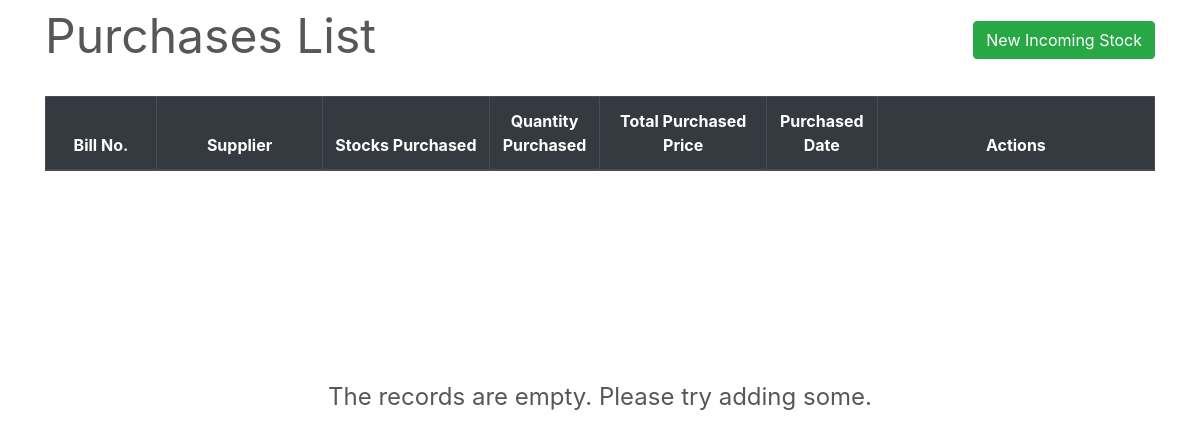
The page /transactions/purchases/ on the database as committed earlier.
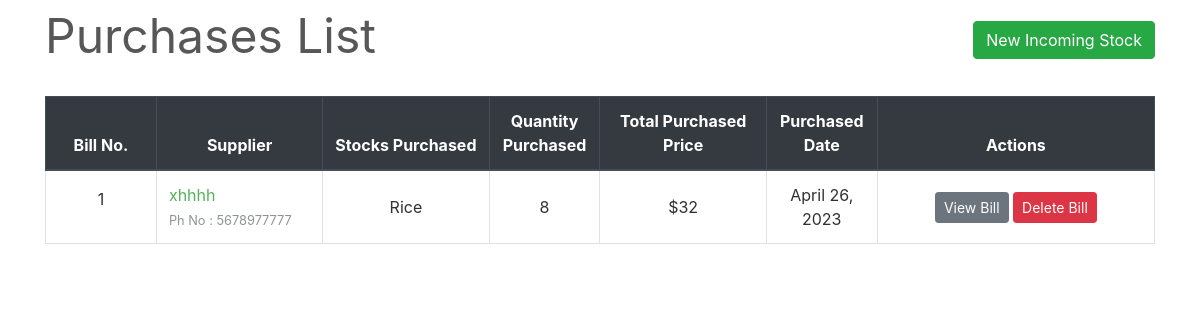
The same page on the database as committed later.
### transactions/views.py (the view)
class PurchaseView(ListView):
    model = PurchaseBill
    template_name = "purchases/purchases_list.html"
    context_object_name = 'bills'
    ordering = ['-time']
    paginate_by = 10

### transactions/templates/purchases/purchases_list.html (shortened to what this page needs)
{% extends "base.html" %}
{% load widget_tweaks %}
{% block content %}
    <div class="row" style="color: #575757; font-style: bold; font-size: 3rem;">
        <div class="col-md-8">Purchases List</div>
        <div class="col-md-4">
            <div style="float:right;"> <a class="btn btn-success" href="{% url 'select-supplier' %}">New Incoming Stock</a> </div>
        </div>
    </div>
    <br>
    <table class="table table-css table-hover table-bordered">
        <thead class="thead-dark align-middle">
            <tr>
                <th width="10%">Bill No.</th>
                <th width="15%">Supplier</th>
                <th width="15%">Stocks Purchased</th>
                <th width="10%">Quantity Purchased</th>
                <th width="15%">Total Purchased Price</th>
                <th width="10%">Purchased Date</th>
                <th width="25%">Actions</th>
            </tr>
        </thead>
{% if bills %}
        <tbody>
            {% for purchase in bills %}
            <tr>
                <td class="align-middle"> <p>{{ purchase.billno }}</p> </td>
                <td class="">
                    {% if purchase.supplier.is_deleted %}
                        {{ purchase.supplier }}<br>
                    {% else %}
                        <a href="{% url 'supplier' purchase.supplier.name %}">{{ purchase.supplier }}</a> <br>
                    {% endif %}
                    <small style="color: #909494">Ph No : {{ purchase.supplier.phone }}</small>
                </td>
                <td class="align-middle">{% for item in purchase.get_items_list %} {{ item.stock.name }} <br> {% endfor %}</td>
                <td class="align-middle">{% for item in purchase.get_items_list %} {{ item.quantity }} <br> {% endfor %}</td>
                <td class="align-middle">${{ purchase.get_total_price }}</td>
                <td class="align-middle">{{ purchase.time.date }}</td>
                <td class="align-middle"> <a href="{% url 'purchase-bill' purchase.billno %}" class="btn btn-secondary btn-sm">View Bill</a> <a href="{% url 'delete-purchase' purchase.pk %}" class="btn btn-danger btn-sm">Delete Bill</a> </td>
            </tr>
            {% endfor %}
        </tbody>
    </table>
{% else %}
    </table>
    <br><br><br><br><br><br><br><br>
    <div style="color: #575757; font-style: bold; font-size: 1.5rem; text-align: center;">The records are empty. Please try adding some.</div>
{% endif %}
{% endblock content %}

### homepage/templates/base.html (shortened to what this page needs)
{% load static %}
<!DOCTYPE html>
<html lang="en">
<head>
    <link rel="stylesheet" type="text/css" href="{% static 'bootstrap/bootstrap.min.css' %}">
    <link rel="stylesheet" href="https://use.fontawesome.com/releases/v5.7.0/css/all.css">
    <link rel="stylesheet" type="text/css" href="{% static 'css/main.css' %}">
    <link rel="stylesheet" type="text/css" href="{% static 'css/sidebar.css' %}">
    <link rel="stylesheet" type="text/css" href="{% static 'css/dialogbox.css' %}">
</head>
<body>
    <main id="wrapper">
                    <div class="container">
                        {% block content %}{% endblock content %}
                    </div>
            <br>
    </main>
</body>
</html>

### static/css/main.css (style rules this page uses)
body, html { height: 100%; }
p { color: rgb(49, 49, 49); }
a { color: #55b159; }
.table-css { color: #313131; }
.align-middle { text-align: center; }

### static/css/sidebar.css (style rules this page uses)
#wrapper { display: flex; width: 100%; align-items: stretch; }

Rows that differ between the two databases and show on the page:
added PurchaseBill: billno "1", supplier "xhhhh", supplier.phone "5678977777", get_total_price "32", time "April 26, 2023"
added PurchaseItem: stock.name "Rice", quantity "8"
Other text that changed with them:
text no longer shown: "The records are empty. Please try adding some."
